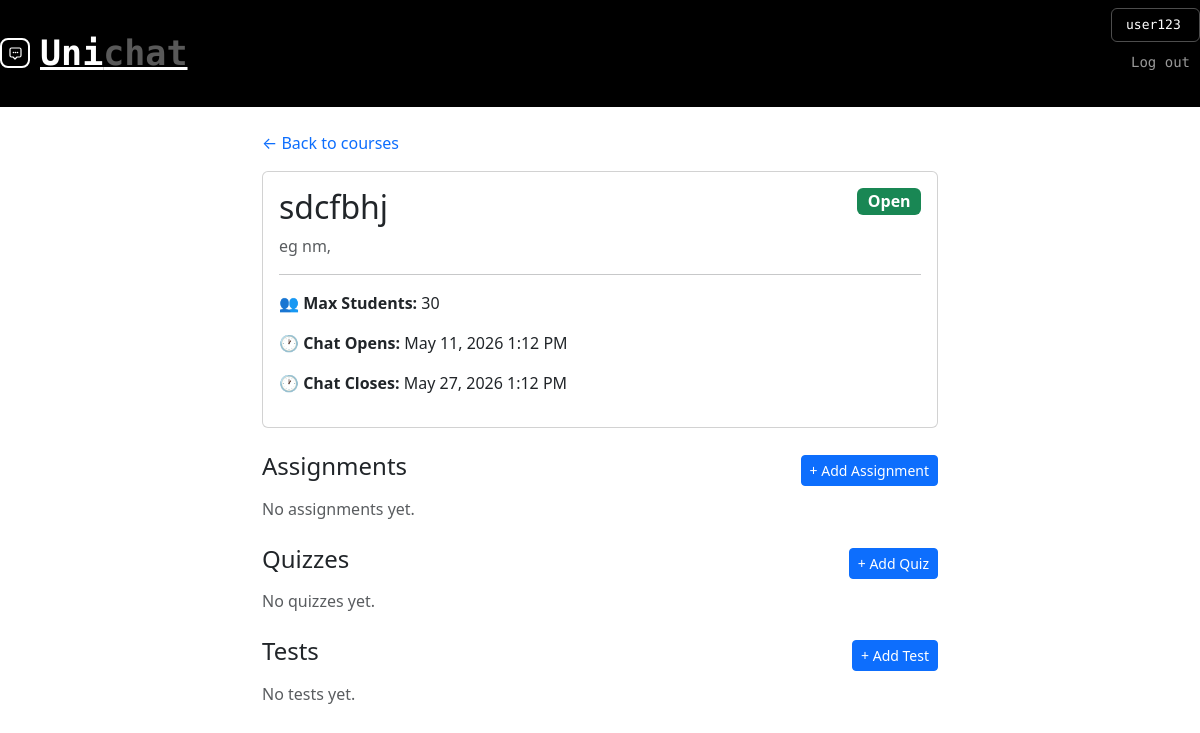
Page /courses/2/ (signed in) on the earlier database version.
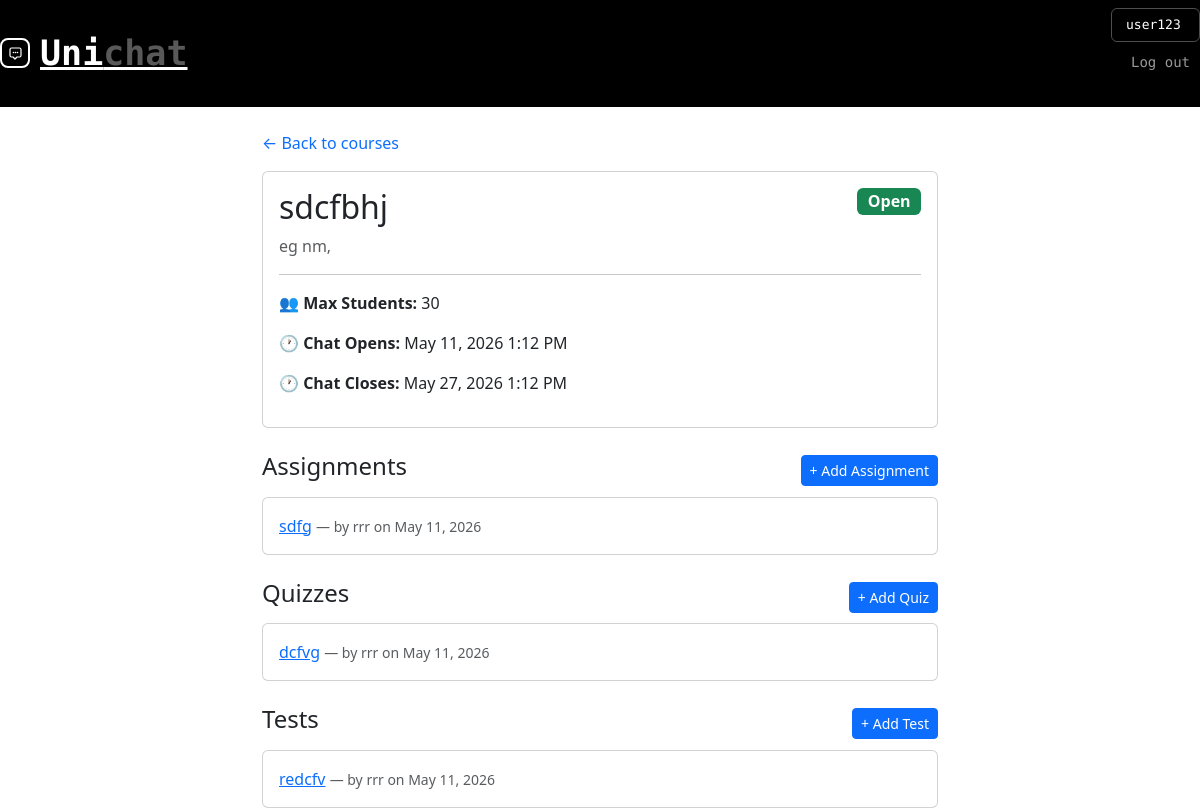
Same page on the later database version.
### unichat/models.py (models this page shows, shortened)
class Course(models.Model):
    name = models.CharField(max_length=200)
    description = models.TextField(blank=True)
    max_students = models.PositiveIntegerField(default=30)
    start_time = models.DateTimeField()
    end_time = models.DateTimeField()
    created_by = models.ForeignKey(
        User,
        on_delete=models.CASCADE,
        related_name='courses'
    )
    created_at = models.DateTimeField(auto_now_add=True)
    def is_open(self):
        from django.utils import timezone
        now = timezone.now()
        return self.start_time <= now <= self.end_time

class Assignments(models.Model):
    course = models.ForeignKey(Course, related_name= 'assignments', on_delete=models.CASCADE)
    title = models.CharField(max_length=200)
    created_by = models.ForeignKey(User,on_delete=models.CASCADE)
    created_at = models.DateTimeField(auto_now_add=True)

class Quiz(models.Model):
    course = models.ForeignKey(Course, related_name= 'quizzes', on_delete=models.CASCADE)
    title = models.CharField(max_length=200)
    created_by = models.ForeignKey(User,on_delete=models.CASCADE)
    created_at = models.DateTimeField(auto_now_add=True)

class Test(models.Model):
    course = models.ForeignKey(Course, related_name= 'tests', on_delete=models.CASCADE)
    title = models.CharField(max_length=200)
    created_by = models.ForeignKey(User,on_delete=models.CASCADE)
    created_at = models.DateTimeField(auto_now_add=True)

### unichat/views.py (the view)
# urls.py: path('courses/<int:pk>/', views.course_detail, name='course_detail'),
@login_required
def course_detail(request, pk):
    course = get_object_or_404(Course, pk=pk)
    assignments = Assignments.objects.filter(course=course).order_by('-created_at')
    quizs = Quiz.objects.filter(course=course).order_by('-created_at')
    tests = Test.objects.filter(course=course).order_by('-created_at')
    return render(request, 'course_detail.html',
                  {'course': course,'assignments': assignments,
                   'quizs': quizs, 'tests': tests})

### unichat/templates/course_detail.html (shortened to what this page needs)
{% extends 'home.html' %}
{% block content %}
<div class="container mt-4" style="max-width: 700px;">
  <a href="{% url 'course_list' %}" class="text-decoration-none">← Back to courses</a>
  <div class="card mt-3">
    <div class="card-body">
      <div class="d-flex justify-content-between align-items-start">
        <h2 class="card-title">{{ course.name }}</h2>
        <span class="badge {% if course.is_open %}bg-success{% else %}bg-secondary{% endif %} fs-6">
          {% if course.is_open %}Open{% else %}Closed{% endif %}
        </span>
      </div>
      <p class="text-muted">{{ course.description }}</p>
      <hr>
      <p><strong>👥 Max Students:</strong> {{ course.max_students }}</p>
      <p><strong>🕐 Chat Opens:</strong> {{ course.start_time|date:"F d, Y g:i A" }}</p>
      <p><strong>🕐 Chat Closes:</strong> {{ course.end_time|date:"F d, Y g:i A" }}</p>
    </div>
  </div>
  <div class="mt-4">
    <div class="d-flex justify-content-between align-items-center">
      <h4>Assignments</h4>
      <a href="{% url 'assignment_create' course.pk %}" class="btn btn-sm btn-primary">+ Add Assignment</a>
    </div>
    {% for assignment in assignments %}
      <div class="card mt-2">
        <div class="card-body">
          <a href="{% url 'assignmentdetail' assignment.pk %}">{{ assignment.title }}</a>
          <small class="text-muted"> — by {{ assignment.created_by }} on {{ assignment.created_at|date:"M d, Y" }}</small>
        </div>
      </div>
    {% empty %}
      <p class="text-muted mt-2">No assignments yet.</p>
    {% endfor %}
  </div>
  <div class="mt-4">
    <div class="d-flex justify-content-between align-items-center">
      <h4>Quizzes</h4>
      <a href="{% url 'quiz_create' course.pk %}" class="btn btn-sm btn-primary">+ Add Quiz</a>
    </div>
    {% for quiz in quizs %}
      <div class="card mt-2">
        <div class="card-body">
          <a href="{% url 'quizdetail' quiz.pk %}">{{ quiz.title }}</a>
          <small class="text-muted"> — by {{ quiz.created_by }} on {{ quiz.created_at|date:"M d, Y" }}</small>
        </div>
      </div>
    {% empty %}
      <p class="text-muted mt-2">No quizzes yet.</p>
    {% endfor %}
  </div>
  <div class="mt-4">
    <div class="d-flex justify-content-between align-items-center">
      <h4>Tests</h4>
      <a href="{% url 'test_create' course.pk %}" class="btn btn-sm btn-primary">+ Add Test</a>
    </div>
    {% for test in tests %}
      <div class="card mt-2">
        <div class="card-body">
          <a href="{% url 'testdetail' test.pk %}">{{ test.title }}</a>
          <small class="text-muted"> — by {{ test.created_by }} on {{ test.created_at|date:"M d, Y" }}</small>
        </div>
      </div>
    {% empty %}
      <p class="text-muted mt-2">No tests yet.</p>
    {% endfor %}
  </div>
</div>
{% endblock %}

### unichat/templates/home.html (shortened to what this page needs)
{% load static %}
<!DOCTYPE html>
<html lang="en">
<head>
    <link rel="stylesheet" href="{% static 'styles.css' %}">
    <link rel="stylesheet" href="https://cdn.jsdelivr.net/npm/bootstrap@5.3.3/dist/css/bootstrap.min.css">
</head>
<body>
     <nav class="navbar">
        <div class="navdiv">
            <div class="logo" onclick="openNav()" style="cursor: pointer;">
                <div class="logo-mark">
                </div>
                <a href="/">Uni<span class="logo-chat">chat</span></a>
            </div>
            <ul>
                {% block nav_buttons %}
                {% if request.user.is_authenticated %}
                    <div class="nav-user">{{ request.user.username }}</div>
                    <form method="POST" action="{% url 'logout' %}" style="display: inline;">
                        <button type="submit" class="btn-login">Log out</button>
                    </form>
                {% else %}
                    <button class="btn-login"><a href="{% url 'login' %}">Log in</a></button>
                    <button class="btn-signup"><a href="{% url 'register' %}">Sign up</a></button>
                {% endif %}
                {% endblock %}
            </ul>
        </div>
     </nav>
    {% block content %}{% endblock %}
</body>
</html>

### unichat/static/styles.css (style rules this page uses)
* { text-decoration: none; margin: 0; padding: 0; box-sizing: border-box; }
.navbar { background: black; font-family: 'Space Mono', monospace; padding: 20px 18px; width: 100%; }
.navdiv { display: flex; align-items: center; justify-content: space-between; width: 100%; }
.logo { display: flex; align-items: center; gap: 10px; }
.logo a { font-size: 35px; font-weight: 600; color: white; }
.logo-chat { color: rgba(255, 255, 255, 0.35); }
.logo-mark { width: 30px; height: 30px; border: 2px solid #ffffff; border-radius: 8px; display: flex; align-items: center; justify-content: center; }
.btn-login { color: rgba(255, 255, 255, 0.6); background: transparent; border: none; font-size: 14px; cursor: pointer; font-family: 'Space Mono', monospace; margin-left: 10px; padding: 10px; width: auto; border-radius: 10px; }
.nav-user { color: #fff; font-family: 'Space Mono', monospace; font-size: 13px; border: 1.5px solid rgba(255, 255, 255, 0.3); border-radius: 6px; padding: 6px 14px; cursor: default; }

Differences in the rows shown:
added Assignments: title "sdfg", created_by "rrr", created_at "May 11, 2026"
added Quiz: title "dcfvg", created_by "rrr", created_at "May 11, 2026"
added Test: title "redcfv", created_by "rrr", created_at "May 11, 2026"
Other differences:
text no longer shown: "No assignments yet. No quizzes yet. No tests yet."
